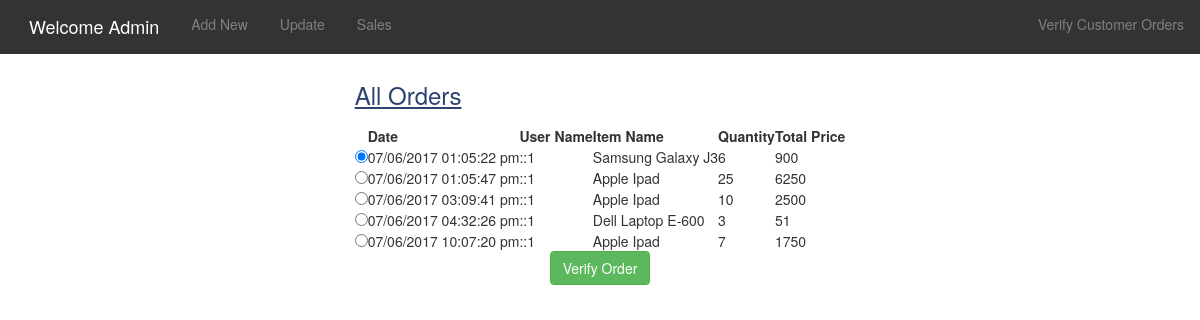
The page /admin/orders.php on the database its author committed.
### tables this page shows
CREATE TABLE `cart` (
  `id` int(11) NOT NULL,
  `user_name` varchar(19) NOT NULL,
  `item_id` int(11) NOT NULL,
  `qty` int(11) NOT NULL,
  `date` text NOT NULL
);

CREATE TABLE `item` (
  `id` int(11) NOT NULL,
  `cat_id` int(11) NOT NULL,
  `brand_id` int(11) NOT NULL,
  `title` varchar(19) NOT NULL,
  `description` text NOT NULL,
  `price` int(11) NOT NULL,
  `image` text NOT NULL,
  `tag` varchar(50) NOT NULL,
  `qty` int(11) NOT NULL
);

### admin/orders.php (the view, shortened to what this page needs)
<!DOCTYPE html>
<html lang="en">
<head>
    <link href="css/bootstrap.min.css" rel="stylesheet">
	<link href="../css/body-content.css" rel="stylesheet">
	<link href="../css/header.css" rel="stylesheet">
</head>
<?php
	include '../_inc/dbconn.php';
	$sql="SELECT * FROM `cart`";
	$result=  mysqli_query($x,$sql) or die(mysqli_error());
	$sql_min="SELECT MIN(id) from cart";
	$result_min=  mysqli_query($x,$sql_min);
	$rws_min=  mysqli_fetch_array($result_min);
?>
<body>
	<?php include 'header.php' ?>
                  <form method="POST">
                    <table align="center">
                        <caption align='center' style='color:#2E4372'><h3><u>All Orders</u></h3></caption>
						<th> </th>
                        <th>  Date   </th>
                        <th>  User Name   </th>
                        <th>  Item Name   </th>
                        <th>  Quantity   </th>
                        <th>  Total Price   </th>
                        <?php
                        while($rws=  mysqli_fetch_array($result)){
                            echo "<tr><td><input type='radio' name='order_id' value=".$rws[0];
                            if($rws[0]==$rws_min[0]) echo' checked';
                            echo " /></td>";
							echo "<td>".$rws[4]."</td>";
                            echo "<td>".$rws[1]."</td>";
							$sqli = "select * from item where id = $rws[2]";
							$resi =  mysqli_query($x,$sqli) or die(mysqli_error());
							$i = mysqli_fetch_array($resi);
							echo "<td>".$i['title']."</td>";
							echo "<td>".$rws[3]."</td>";
							$total = $rws[3]*$i['price'];
							echo "<td>".$total."</td>";
                            echo "</tr>";
                        }
                        ?>
                    </table>
                    <table align="center">
                        <tr>
                            <td>
                                <input type="submit" name="verify" value="Verify Order" class='btn btn-success loginFormElement'/>
                            </td>
                        </tr>
                    </table>
                </form>
</body>

### admin/header.php
<div class="main-wrapper">
	<div class="Nav-Bar">
		<ul class="topnav">
			<li><a class="active" href="index.php">Welcome Admin</a></li>
			<li><a href="add_product.php">Add New</a></li>
			<li><a href="update_qty.php">Update</a></li>
			<li><a href="sales.php">Sales</a></li>
			<li class="right"><a href="orders.php">Verify Customer Orders</a></li>
		</ul>
	</div>
</div>

### css/body-content.css (style rules this page uses)
body { padding-top: 0px; }

### css/header.css (style rules this page uses)
body { margin: 0; }
.main-wrapper { width:100%; height:auto; }
.Nav-Bar { width:100%; height:auto; }
ul.topnav { list-style-type: none; margin: 0; padding: 0; overflow: hidden; background-color: #333; }
ul.topnav li { float: left; }
ul.topnav li a { display: block; color: gray; text-align: center; padding: 14px 16px; text-decoration: none; }
ul.topnav li a.active { padding-left: 29px; font-size: large; color: white; }
ul.topnav li.right { float: right; }

### rows shown on the page
cart: order_id "☑", date "07/06/2017 01:05:22 pm", user_name "::1", item.title "Samsung Galaxy J3", qty "6", qty.price "900"
cart: date "07/06/2017 01:05:47 pm", user_name "::1", item.title "Apple Ipad", qty "25", qty.price "6250"
cart: date "07/06/2017 03:09:41 pm", user_name "::1", item.title "Apple Ipad", qty "10", qty.price "2500"
cart: date "07/06/2017 04:32:26 pm", user_name "::1", item.title "Dell Laptop E-600", qty "3", qty.price "51"
cart: date "07/06/2017 10:07:20 pm", user_name "::1", item.title "Apple Ipad", qty "7", qty.price "1750"
